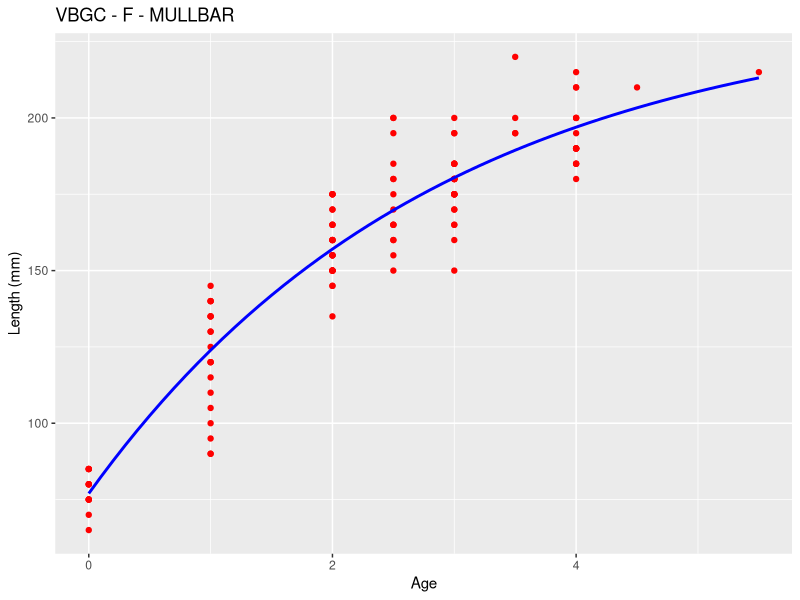
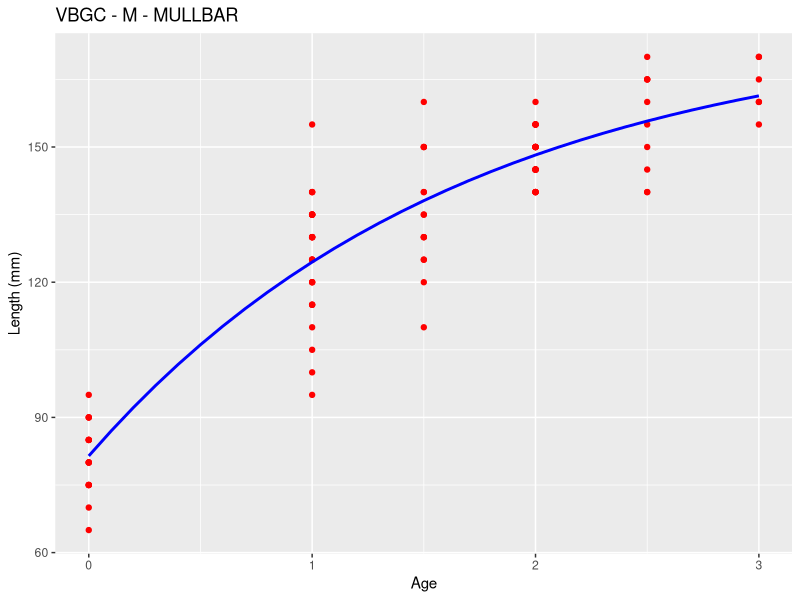
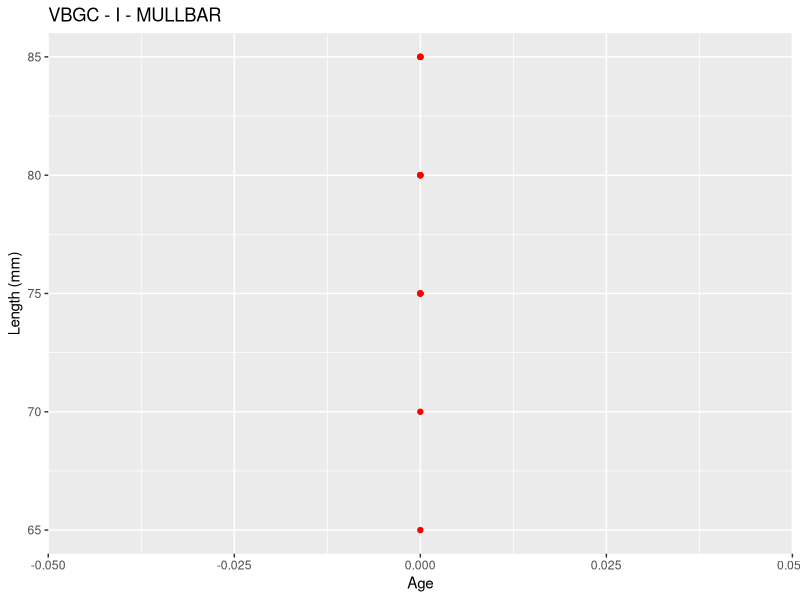
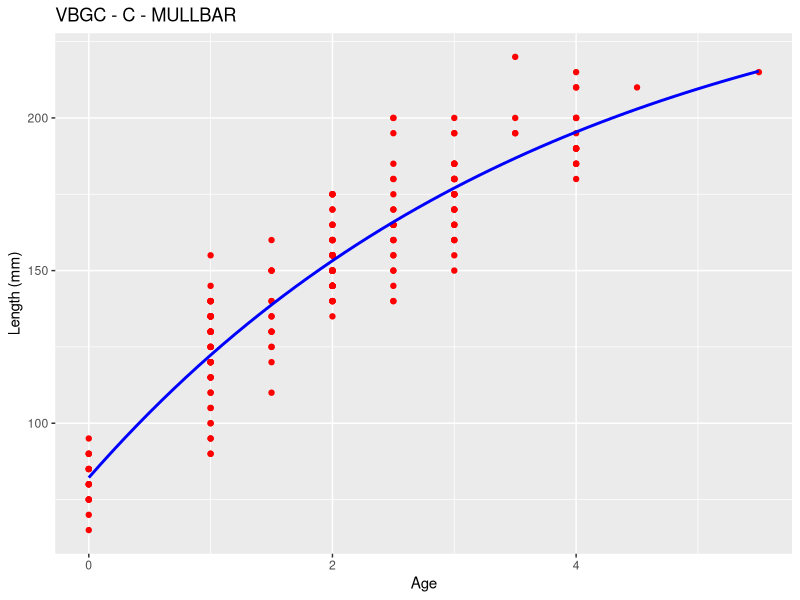
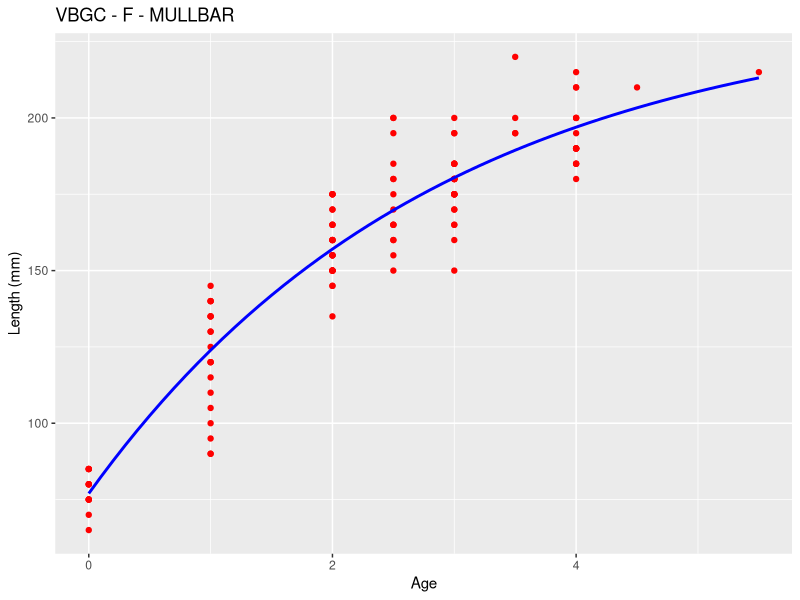
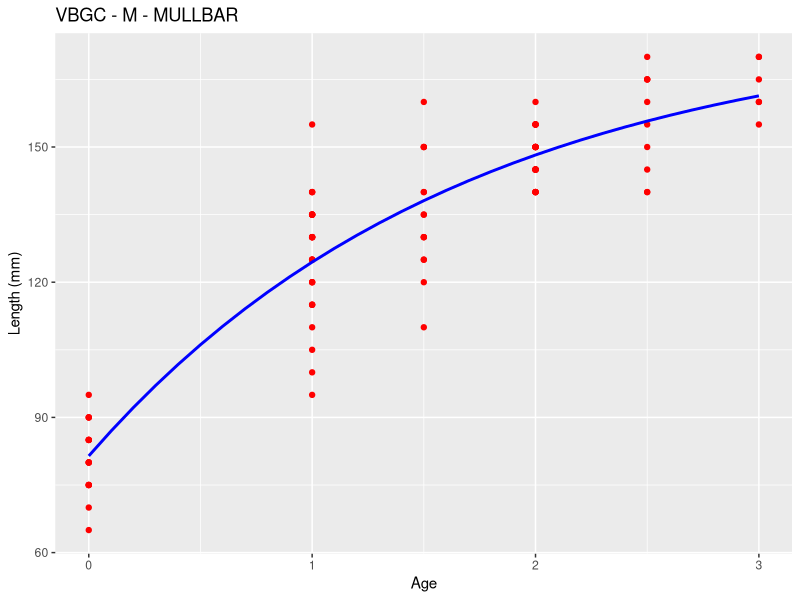
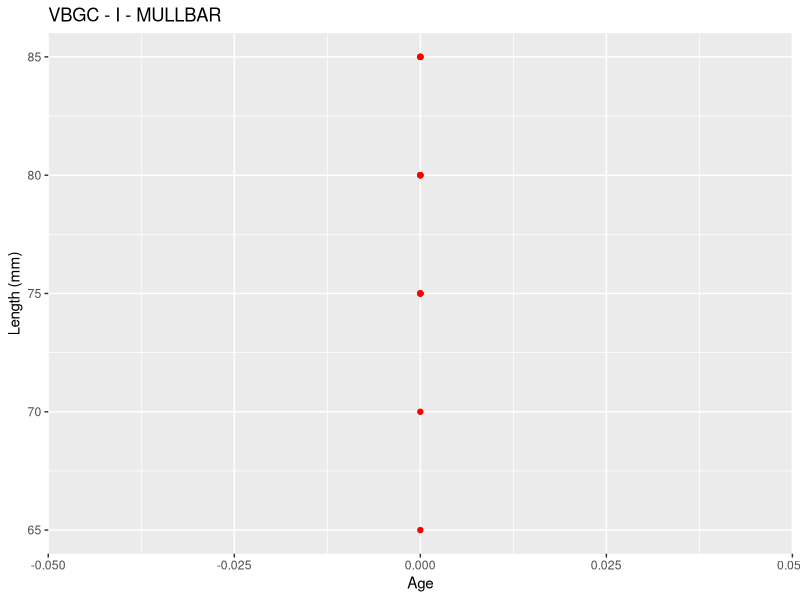
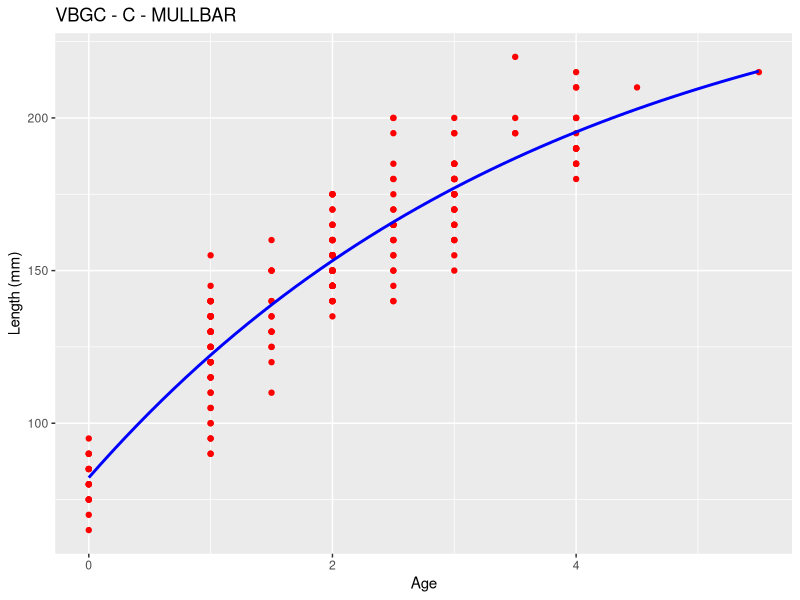

R code for these plots, in order: (Note: this script raises an error after producing the figures.)
############################################################################
#   Von Bertalanffy: R code to estinate the Von Bertalanffy growth curve   #
#   Authors: W. Zupa                                                       #
#   Fondazione Coispa                                                      #
#   If you have any comments or suggestions please contact the following   #
#   e-mail address: zupa@fondazionecoispa.org                              #
#   June 2023                                                              #
############################################################################

# combined sexes ('C') are composed aggregating all the available sexes.
# The analysis by sex is conducted aggregating undetermined sex ('I') with
# each other (e.g. M = M + I; F = F + I).

library(ggplot2)

# set the working directory where to save results
setwd("D:\\OneDrive - Coispa Tecnologia & Ricerca S.C.A.R.L\\BLACK SEA\\Von Bertalanffy")

# load the data fron csv file (use ';' as value separator)
data <- read.table("data_example.csv", sep = ";", header = TRUE)

#---  DON'T MODIFY THE FOLLOWING CODE ---#

wd <- getwd()
data$SEX <- toupper(data$SEX)
data_C <- data[!is.na(data$AGE) &
  as.character(data$AGE) != " " &
  as.character(data$AGE) != "" &
  as.character(data$AGE) != "UR" &
  as.character(data$AGE) != "NR" &
  as.character(data$AGE) != "-1" &
  data$SEX %in% c("F", "M", "N"), ]
data_C$SEX <- "C"

data <- data[!is.na(data$AGE) &
  as.character(data$AGE) != " " &
  as.character(data$AGE) != "" &
  as.character(data$AGE) != "UR" &
  as.character(data$AGE) != "NR" &
  as.character(data$AGE) != "-1" &
  data$SEX %in% c("F", "M", "I", "N"), ]

data <- rbind(data, data_C)

data$AGE <- as.numeric(data$AGE)
data <- data[!is.na(data$AGE), ]

sp <- unique(data$SPECIES)
if (length(sp) > 1) {
  stop("Data for more than one species are not allowed")
}

vbf3 <- function(t, Linf, k, t0) {
  Linf * (1 - exp(-k * (t - t0)))
}

if (nrow(data) > 1) {
  sexes <- unique(data$SEX)
  s <- 2
  params <- list()
  for (s in 1:length(sexes)) {
    df <- data[data$SEX %in% c(sexes[s], "I"), ]
    if (nrow(df) > 0) {
      ss <- list()
      ss$Linf <- max(df$LENGTH) / 0.95
      ss$K <- mean(df[df$AGE == 1, "LENGTH"]) / ss$Linf
      ss$t0 <- -0.5

      error <- try(mod3 <- nls(LENGTH ~ vbf3(AGE, Linf, k, t0), start = c(Linf = abs(ss$Linf), k = abs(ss$K), t0 = ss$t0), data = df, algorithm = "default"), silent = TRUE)
      if (!is(error, "try-error")) {
        mod3 <- nls(LENGTH ~ vbf3(AGE, Linf, k, t0), start = c(Linf = abs(ss$Linf), k = abs(ss$K), t0 = ss$t0), data = df, algorithm = "default")
        sum <- summary(mod3)
        sum
        AIC(mod3)
        Linf <- sum$parameters[1]
        k <- sum$parameters[2]
        t0 <- sum$parameters[3]
        params[[s]] <- data.frame(species = sp, sex = sexes[s], Linf = as.numeric(round(Linf, 4)), k = as.numeric(round(k, 4)), t0 = as.numeric(round(t0, 4)), notes = "")
        pred <- data.frame(AGE = seq(0, max(df$AGE), 0.1))
        pred$LENGTH <- predict(mod3, newdata = data.frame(AGE = pred$AGE))
        p <- ggplot() +
          geom_point(data = df, aes(x = AGE, y = LENGTH), colour = "red", stat = "identity") +
          geom_line(data = pred, aes(x = AGE, y = LENGTH), colour = "blue", size = 1) +
          ggtitle(paste("VBGC", sexes[s], sp, sep = " - ")) +
          labs(col = "Year") +
          xlab("Age") +
          theme(legend.position = "none") +
          ylab(paste("Length (mm)"))
        print(p)
        ggsave(file.path(wd, "output", "VBGC", paste0("VBGC_", sp, "_", sexes[s], ".jpg")), dpi = 300, width = 9, height = 6, units = "in")
      } else {
        params[[s]] <- data.frame(species = sp, sex = sexes[s], Linf = NA, k = NA, t0 = NA, notes = "model not converged")
        p <- ggplot() +
          geom_point(data = df, aes(x = AGE, y = LENGTH), colour = "red", stat = "identity") +
          ggtitle(paste("VBGC", sexes[s], sp, sep = " - ")) +
          labs(col = "Year") +
          xlab("Age") +
          theme(legend.position = "none") +
          ylab(paste("Length (mm)"))
        print(p)
        ggsave(file.path(wd, "output", "VBGC", paste0("VBGC_", sp, "_", sexes[s], ".jpg")), dpi = 300, width = 9, height = 6, units = "in")
      }
    } else {
      cat(paste0("Not age data for '", sexes[s], "' sex"))
    }
  }
  df.params <- do.call(rbind, params)
  write.table(df.params, file.path(wd, "output", "VBGC", paste0("VBGC_", sp, "_summary_table.csv")), sep = ";", row.names = FALSE)
  return(df.params)
} else {
  message("Not enougth data to plot VBGC")
}
